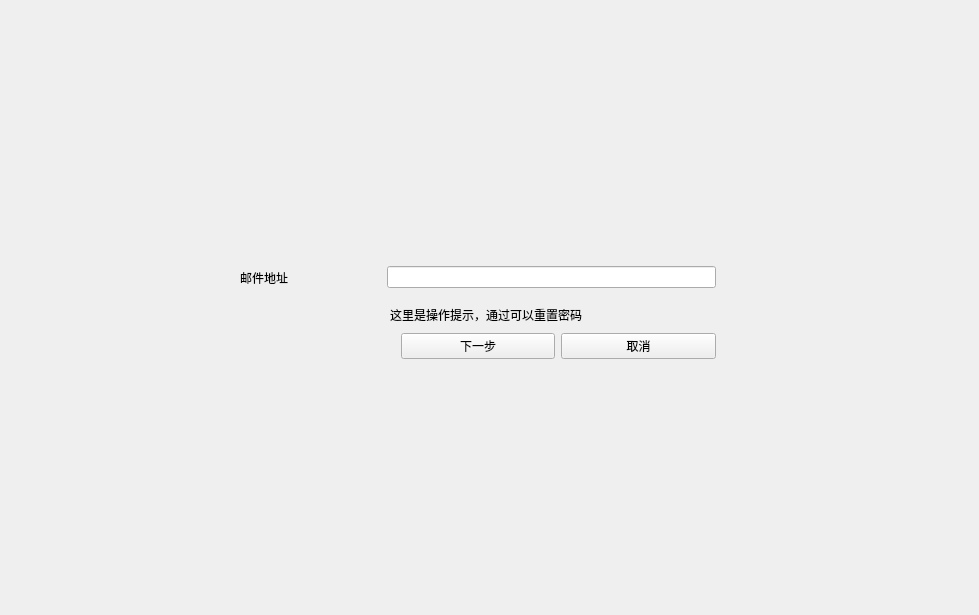
<?xml version="1.0" encoding="UTF-8"?>
<ui version="4.0">
 <class>Getbackpwd</class>
 <widget class="QWidget" name="Getbackpwd">
  <property name="geometry">
   <rect>
    <x>0</x>
    <y>0</y>
    <width>979</width>
    <height>615</height>
   </rect>
  </property>
  <property name="windowTitle">
   <string>Form</string>
  </property>
  <widget class="QWidget" name="horizontalLayoutWidget">
   <property name="geometry">
    <rect>
     <x>240</x>
     <y>262</y>
     <width>476</width>
     <height>31</height>
    </rect>
   </property>
   <layout class="QHBoxLayout" name="mail_layout" stretch="3,7">
    <item>
     <widget class="QLabel" name="mail_lb">
      <property name="text">
       <string>邮件地址</string>
      </property>
     </widget>
    </item>
    <item>
     <widget class="QLineEdit" name="mail_le"/>
    </item>
   </layout>
  </widget>
  <widget class="QWidget" name="horizontalLayoutWidget_5">
   <property name="geometry">
    <rect>
     <x>240</x>
     <y>330</y>
     <width>476</width>
     <height>32</height>
    </rect>
   </property>
   <layout class="QHBoxLayout" name="horizontalLayout" stretch="7">
    <item>
     <layout class="QHBoxLayout" name="buttons_layout">
      <item>
       <widget class="QLabel" name="empty_btn_lb">
        <property name="text">
         <string/>
        </property>
       </widget>
      </item>
      <item>
       <widget class="QPushButton" name="yes_btn">
        <property name="text">
         <string>下一步</string>
        </property>
       </widget>
      </item>
      <item>
       <widget class="QPushButton" name="cancel_btn">
        <property name="text">
         <string>取消</string>
        </property>
       </widget>
      </item>
     </layout>
    </item>
   </layout>
  </widget>
  <widget class="QLabel" name="tips_lb">
   <property name="geometry">
    <rect>
     <x>390</x>
     <y>300</y>
     <width>321</width>
     <height>29</height>
    </rect>
   </property>
   <property name="text">
    <string>这里是操作提示，通过可以重置密码</string>
   </property>
  </widget>
 </widget>
 <resources/>
 <connections>
  <connection>
   <sender>cancel_btn</sender>
   <signal>clicked()</signal>
   <receiver>Getbackpwd</receiver>
   <slot>close()</slot>
   <hints>
    <hint type="sourcelabel">
     <x>637</x>
     <y>345</y>
    </hint>
    <hint type="destinationlabel">
     <x>489</x>
     <y>307</y>
    </hint>
   </hints>
  </connection>
 </connections>
</ui>
